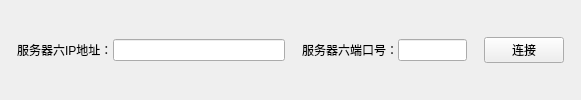
      <widget class="QWidget" name="ui_lamp_serverinfo_widget_30" native="true">
       <layout class="QHBoxLayout" name="horizontalLayout_39" stretch="1,2,10,1,2,4,1,4,1">
        <property name="spacing">
         <number>0</number>
        </property>
        <property name="leftMargin">
         <number>0</number>
        </property>
        <property name="topMargin">
         <number>0</number>
        </property>
        <property name="rightMargin">
         <number>0</number>
        </property>
        <property name="bottomMargin">
         <number>0</number>
        </property>
        <item>
         <spacer name="horizontalSpacer_151">
          <property name="orientation">
           <enum>Qt::Horizontal</enum>
          </property>
          <property name="sizeHint" stdset="0">
           <size>
            <width>18</width>
            <height>20</height>
           </size>
          </property>
         </spacer>
        </item>
        <item>
         <widget class="QLabel" name="label_75">
          <property name="text">
           <string>服务器六IP地址：</string>
          </property>
         </widget>
        </item>
        <item>
         <widget class="QLineEdit" name="ui_lamp_server_ip6_3"/>
        </item>
        <item>
         <spacer name="horizontalSpacer_152">
          <property name="orientation">
           <enum>Qt::Horizontal</enum>
          </property>
          <property name="sizeHint" stdset="0">
           <size>
            <width>18</width>
            <height>20</height>
           </size>
          </property>
         </spacer>
        </item>
        <item>
         <widget class="QLabel" name="label_76">
          <property name="text">
           <string>服务器六端口号：</string>
          </property>
         </widget>
        </item>
        <item>
         <widget class="QLineEdit" name="ui_lamp_server_port6_3"/>
        </item>
        <item>
         <spacer name="horizontalSpacer_153">
          <property name="orientation">
           <enum>Qt::Horizontal</enum>
          </property>
          <property name="sizeHint" stdset="0">
           <size>
            <width>17</width>
            <height>20</height>
           </size>
          </property>
         </spacer>
        </item>
        <item>
         <widget class="QPushButton" name="ui_lamp_connect_btn6_3">
          <property name="text">
           <string>连接</string>
          </property>
         </widget>
        </item>
        <item>
         <spacer name="horizontalSpacer_154">
          <property name="orientation">
           <enum>Qt::Horizontal</enum>
          </property>
          <property name="sizeHint" stdset="0">
           <size>
            <width>40</width>
            <height>20</height>
           </size>
          </property>
         </spacer>
        </item>
       </layout>
      </widget>
